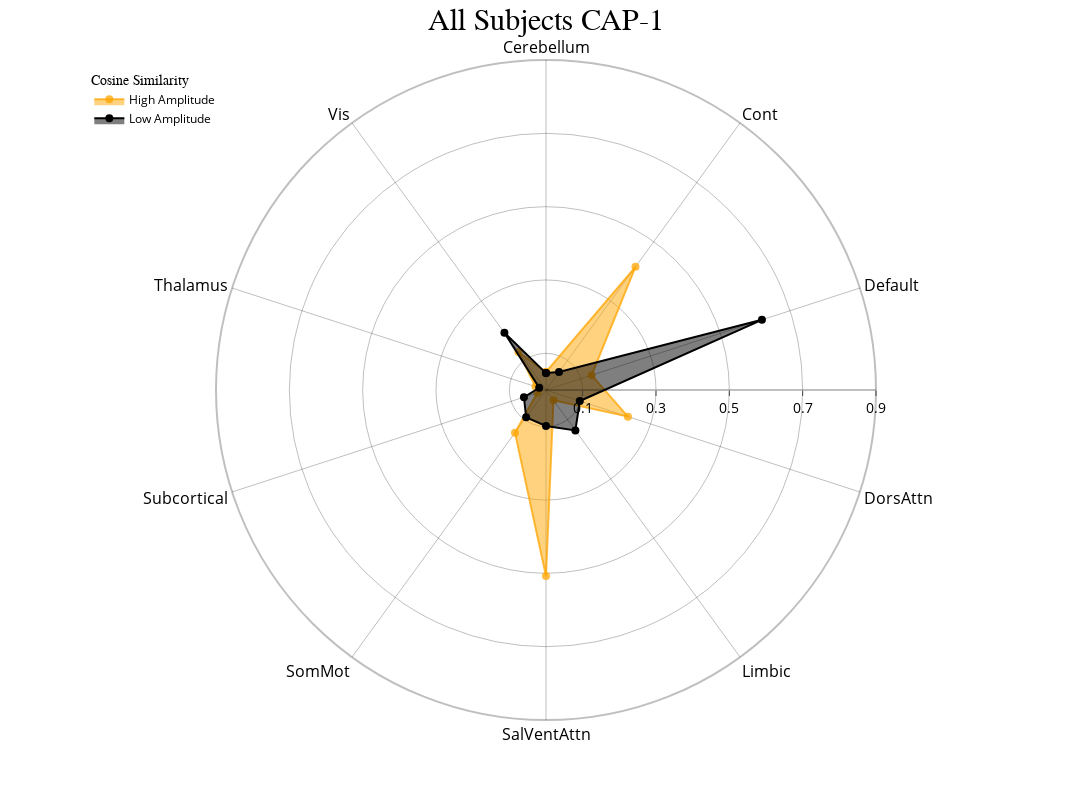
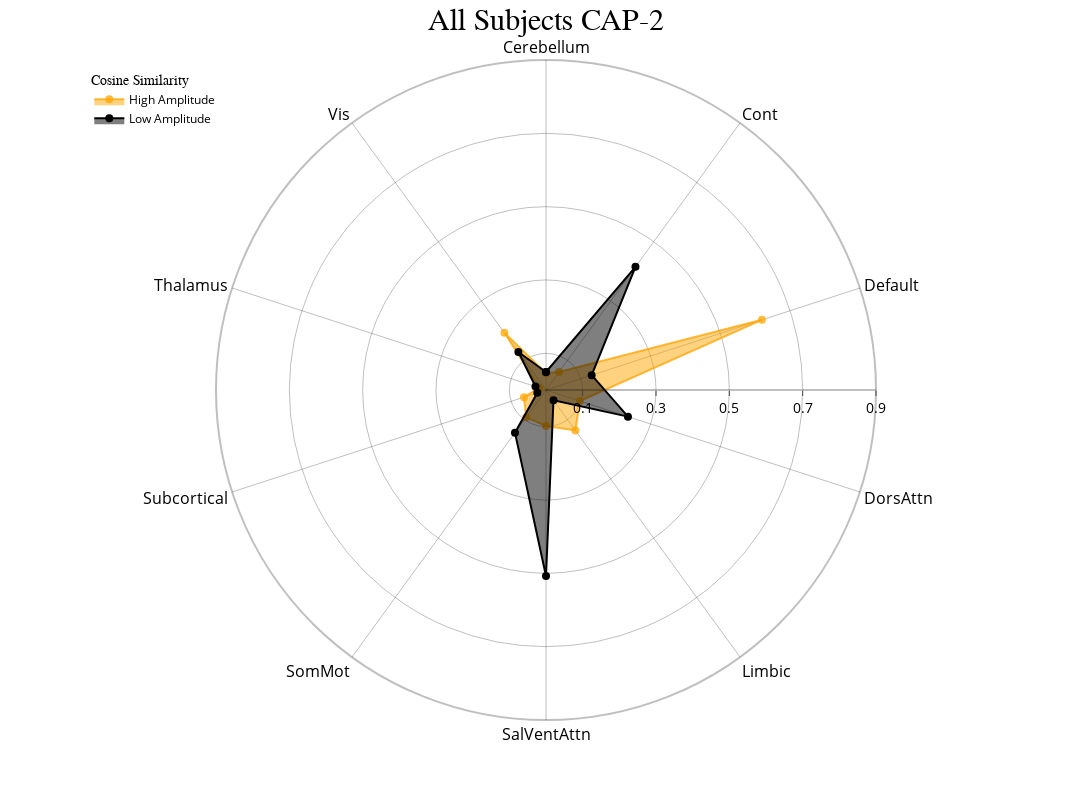

Notebook cell for these charts, in order:
### Code cell
# Project CAPs onto surface plots
# and generate cosine similarity network alignment of CAPs

from neurocaps.utils import PlotDefaults

radialaxis = {
    "showline": True,
    "linewidth": 2,
    "linecolor": "rgba(0, 0, 0, 0.25)",
    "gridcolor": "rgba(0, 0, 0, 0.25)",
    "ticks": "outside",
    "tickfont": {"size": 14, "color": "black"},
    "range": [0, 0.9],
    "tickvals": [0.1, "", 0.3, "", 0.5, "", 0.7, "", 0.9],
}

color_discrete_map = {
    "High Amplitude": "rgba(255, 165, 0, 0.75)",
    "Low Amplitude": "black",
}

plot_kwargs = PlotDefaults.caps2radar()
plot_kwargs.update(dict(radialaxis=radialaxis, color_discrete_map=color_discrete_map))

cap_analysis.caps2surf().caps2radar(**plot_kwargs)

### Figure 1 — Plotly figure (JSON) as saved in the notebook; plotly's stock layout.template omitted (floating-point values rounded to 4 significant figures)
{"data": [{"fill": "toself", "hovertemplate": "color=High Amplitude<br>r=%{r}<br>Regions=%{theta}<extra></extra>", "legendgroup": "High Amplitude", "line": {"color": "rgba(255, 165, 0, 0.75)", "dash": "solid"}, "marker": {"size": 8, "symbol": "circle"}, "mode": "markers+lines", "name": "High Amplitude", "r": [0.04915, 0.4151, 0.1309, 0.235, 0.03477, 0.5072, 0.1439, 0.02483, 0.03021, 0.128, 0.04915], "showlegend": true, "subplot": "polar", "theta": ["Cerebellum", "Cont", "Default", "DorsAttn", "Limbic", "SalVentAttn", "SomMot", "Subcortical", "Thalamus", "Vis", "Cerebellum"], "type": "scatterpolar"}, {"fill": "toself", "hovertemplate": "color=Low Amplitude<br>r=%{r}<br>Regions=%{theta}<extra></extra>", "legendgroup": "Low Amplitude", "line": {"color": "black", "dash": "solid"}, "marker": {"size": 8, "symbol": "circle"}, "mode": "markers+lines", "name": "Low Amplitude", "r": [0.04609, 0.06039, 0.6192, 0.09693, 0.1363, 0.09807, 0.09212, 0.06327, 0.01949, 0.1929, 0.04609], "showlegend": true, "subplot": "polar", "theta": ["Cerebellum", "Cont", "Default", "DorsAttn", "Limbic", "SalVentAttn", "SomMot", "Subcortical", "Thalamus", "Vis", "Cerebellum"], "type": "scatterpolar"}], "layout": {"height": 800, "legend": {"font": {"color": "black", "size": 12}, "title": {"font": {"family": "Times New Roman"}, "text": "Cosine Similarity"}, "tracegroupgap": 0, "x": 0.01, "xanchor": "left", "y": 0.99, "yanchor": "top"}, "margin": {"t": 60}, "polar": {"angularaxis": {"categoryarray": ["Cerebellum", "Cont", "Default", "DorsAttn", "Limbic", "SalVentAttn", "SomMot", "Subcortical", "Thalamus", "Vis", "Cerebellum", "Cont", "Default", "DorsAttn", "Limbic", "SalVentAttn", "SomMot", "Subcortical", "Thalamus", "Vis"], "categoryorder": "array", "direction": "clockwise", "gridcolor": "rgba(0, 0, 0, 0.25)", "linecolor": "rgba(0, 0, 0, 0.25)", "linewidth": 2, "rotation": 90, "showline": true, "tickfont": {"color": "black", "size": 16}}, "bgcolor": "white", "domain": {"x": [0, 1], "y": [0, 1]}, "radialaxis": {"gridcolor": "rgba(0, 0, 0, 0.25)", "linecolor": "rgba(0, 0, 0, 0.25)", "linewidth": 2, "range": [0, 0.9], "showline": true, "tickfont": {"color": "black", "size": 14}, "ticks": "outside", "tickvals": [0.1, "", 0.3, "", 0.5, "", 0.7, "", 0.9]}}, "showlegend": true, "title": {"font": {"color": "black", "family": "Times New Roman", "size": 30}, "text": "All Subjects CAP-1", "x": 0.5}, "width": 1200}}

### Figure 2 — Plotly figure (JSON) as saved in the notebook; plotly's stock layout.template omitted (floating-point values rounded to 4 significant figures)
{"data": [{"fill": "toself", "hovertemplate": "color=High Amplitude<br>r=%{r}<br>Regions=%{theta}<extra></extra>", "legendgroup": "High Amplitude", "line": {"color": "rgba(255, 165, 0, 0.75)", "dash": "solid"}, "marker": {"size": 8, "symbol": "circle"}, "mode": "markers+lines", "name": "High Amplitude", "r": [0.04609, 0.06039, 0.6192, 0.09693, 0.1363, 0.09807, 0.09212, 0.06327, 0.01949, 0.1929, 0.04609], "showlegend": true, "subplot": "polar", "theta": ["Cerebellum", "Cont", "Default", "DorsAttn", "Limbic", "SalVentAttn", "SomMot", "Subcortical", "Thalamus", "Vis", "Cerebellum"], "type": "scatterpolar"}, {"fill": "toself", "hovertemplate": "color=Low Amplitude<br>r=%{r}<br>Regions=%{theta}<extra></extra>", "legendgroup": "Low Amplitude", "line": {"color": "black", "dash": "solid"}, "marker": {"size": 8, "symbol": "circle"}, "mode": "markers+lines", "name": "Low Amplitude", "r": [0.04915, 0.4151, 0.1309, 0.235, 0.03477, 0.5072, 0.1439, 0.02483, 0.03021, 0.128, 0.04915], "showlegend": true, "subplot": "polar", "theta": ["Cerebellum", "Cont", "Default", "DorsAttn", "Limbic", "SalVentAttn", "SomMot", "Subcortical", "Thalamus", "Vis", "Cerebellum"], "type": "scatterpolar"}], "layout": {"height": 800, "legend": {"font": {"color": "black", "size": 12}, "title": {"font": {"family": "Times New Roman"}, "text": "Cosine Similarity"}, "tracegroupgap": 0, "x": 0.01, "xanchor": "left", "y": 0.99, "yanchor": "top"}, "margin": {"t": 60}, "polar": {"angularaxis": {"categoryarray": ["Cerebellum", "Cont", "Default", "DorsAttn", "Limbic", "SalVentAttn", "SomMot", "Subcortical", "Thalamus", "Vis", "Cerebellum", "Cont", "Default", "DorsAttn", "Limbic", "SalVentAttn", "SomMot", "Subcortical", "Thalamus", "Vis"], "categoryorder": "array", "direction": "clockwise", "gridcolor": "rgba(0, 0, 0, 0.25)", "linecolor": "rgba(0, 0, 0, 0.25)", "linewidth": 2, "rotation": 90, "showline": true, "tickfont": {"color": "black", "size": 16}}, "bgcolor": "white", "domain": {"x": [0, 1], "y": [0, 1]}, "radialaxis": {"gridcolor": "rgba(0, 0, 0, 0.25)", "linecolor": "rgba(0, 0, 0, 0.25)", "linewidth": 2, "range": [0, 0.9], "showline": true, "tickfont": {"color": "black", "size": 14}, "ticks": "outside", "tickvals": [0.1, "", 0.3, "", 0.5, "", 0.7, "", 0.9]}}, "showlegend": true, "title": {"font": {"color": "black", "family": "Times New Roman", "size": 30}, "text": "All Subjects CAP-2", "x": 0.5}, "width": 1200}}
